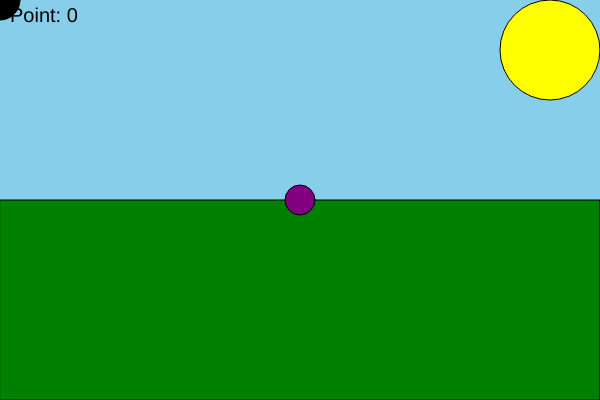
Frame 1 (no input)
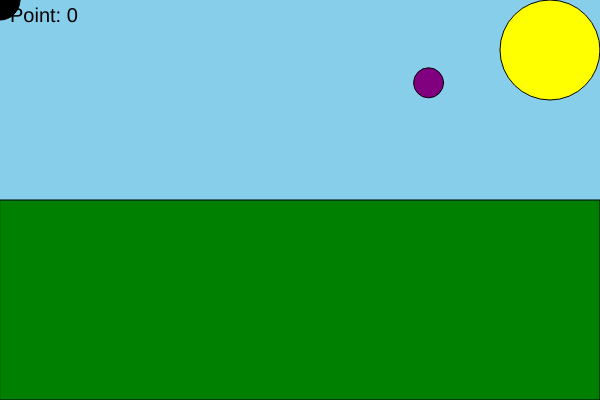
Frame 60 (no input)
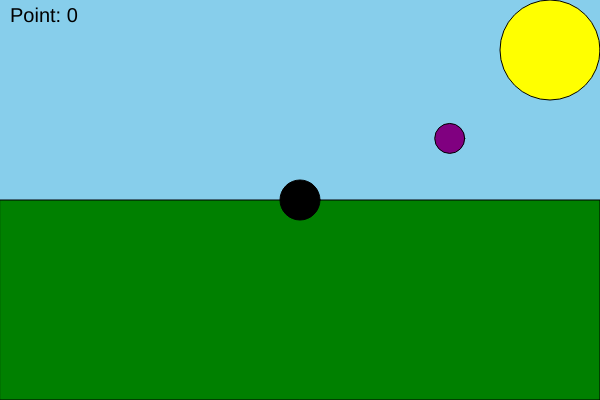
Frame 120 (the mouse pressed at the canvas centre since frame 60)

The p5.js sketch that drew these frames (run headless with seeded random() and noise() and a simulated clock; from frame 60 on, the mouse is pressed at the canvas centre):

// p5.js sketch
// ── sketch.js
/** 
 * Fork of the p5.js tutorial "Get Started" 
 * by Layla Quiñones, Jaleesa Trapp
 * Link: https://editor.p5js.org/Msqcoding/sketches/SDbVilWaf
 */

let points = 0; // number of points the user has
let canvasWidth = 600; 
let canvasHeight = 400;
let rate = 60; // Frame rate
let frame = 0; // Frame count modulo frame rate
let flower = {x: canvasWidth/2, y: canvasHeight/2, d: 30}; // x: x-position, y: y-position, d:diameter
let insectDiameter = 40;
let dist;

function setup() {
    //creates a canvas 600 pixels wide
    //and 400 pixels high
    createCanvas(canvasWidth, canvasHeight); 
}

function draw() {
    // Set frame rate
    frameRate(rate)
    // Update frame count
    frame++; // Equivalent to frame = frame + 1;

    //sky blue background
    background(135, 206, 235);

    //sun in top-right corner
    fill("yellow");
    circle(550, 50, 100);
    
    //grass on bottom half
    fill("green");
    rect(0, 200, 600, 200);
    
    // Update flower position every second
    if (frame === rate) {
        updateFlowerPosition();
    }

    // Draw flower and insect as circles
    fill("purple")
    circle(flower.x, flower.y, flower.d)
    fill("black")
    circle(mouseX,mouseY,insectDiameter)

    // Calculate distance and between flower and insect
    dist = sqrt((flower.x - mouseX)**2 + (flower.y - mouseY)**2);

    /** For debugging */
    // console.log(dist)
    // console.log(flower.x)

    // Check if we have catched the flower (distance is smaller than the radius of the flower)
    if (dist < flower.d/2) {
        points++;
        updateFlowerPosition();
    }

    //  Display the number of points the user has
    fill("black");
    textSize(20)
    text("Point: " + points, 10, 22)
}

// Helper function
function updateFlowerPosition() {
    flower.x = random(0, canvasWidth);
    flower.y = random(0, canvasHeight);
    frame = 0;
}
